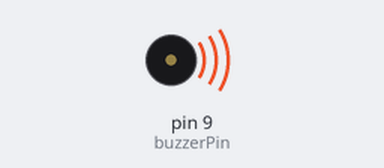
Recording of a sketch running on a simulated Arduino Uno, built with avr-gcc and run on an emulated ATmega328P. On the bench: buzzer (waves = sounding). What the sketch prints to the serial monitor is not drawn.

Above: at 0.1 s.
Timing chart, 0 to 40.0 s (numbered marks = the images above):
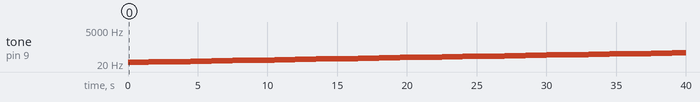

The sketch:

Circuit_11_modified.ino
```cpp
const int buzzerPin = 9;
const int tempo = 150;

void setup()
{
  pinMode(buzzerPin, OUTPUT);
  Serial.begin(9600);
}


void loop()
{
  int keyNum, freq;
  char str[18];

  for (keyNum = 1; keyNum <= 88; keyNum++) {
    freq = (int)( 440 * pow( (float)2, (float)(keyNum-49)/(float)12 ) );
    tone(buzzerPin, freq, tempo*10);
    delay(tempo*10);       // wait for tone to finish

    sprintf(str, "key %02d  freq %05d", keyNum, freq);
    Serial.println(str);
  }

  delay(1000);

  while(true){}
}
```

Measured:
- by itself, tone on pin 9 (buzzerPin): plays 27 Hz for 1.5 s, 29 Hz for 1.5 s, 30 Hz for 1.5 s, 32 Hz for 1.5 s, 34 Hz for 1.5 s, 36 Hz for 1.5 s … (27 notes in this stretch)
